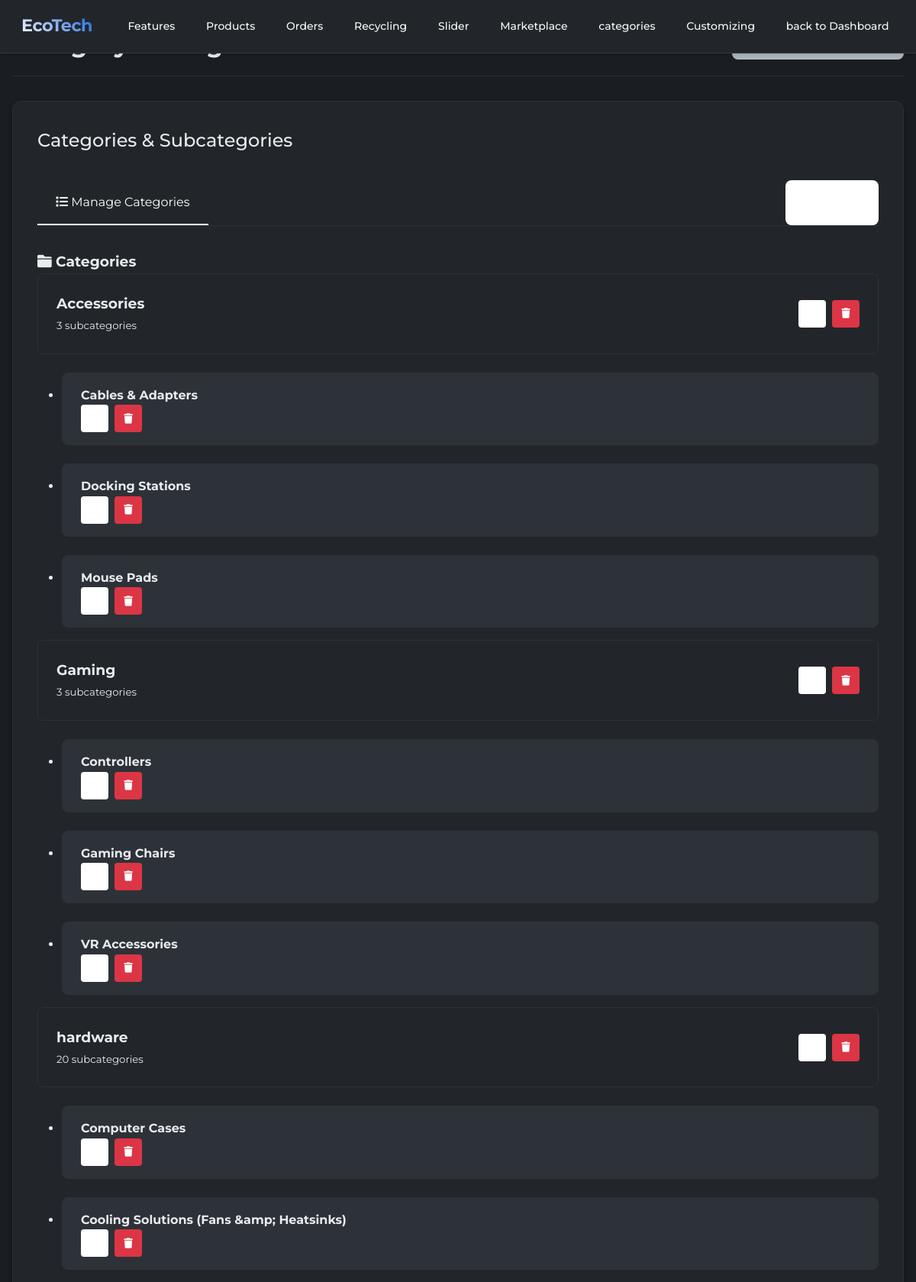
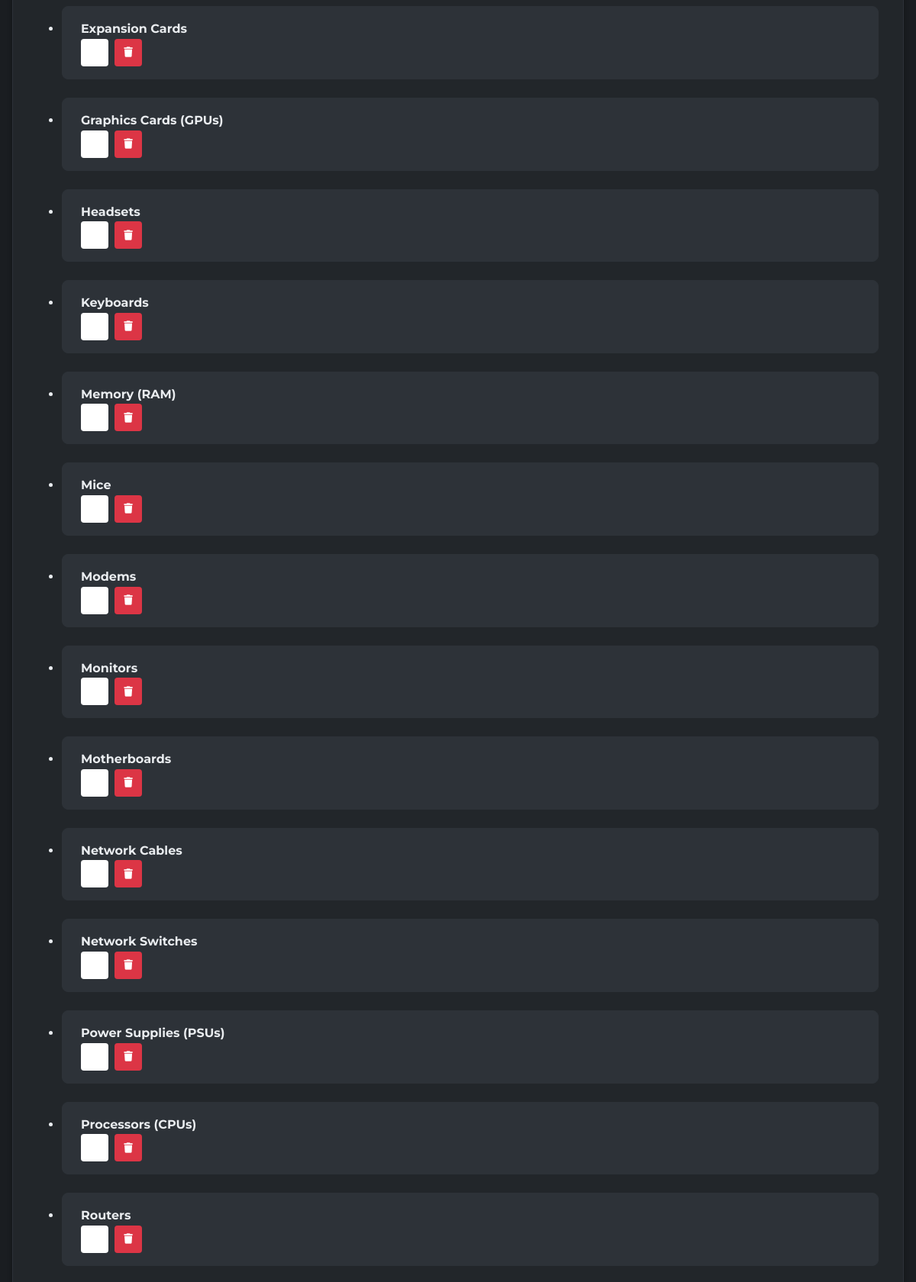
Screenshot of /manage_categories.php (signed in, upper part) with the database file from the repository (2 pictures, top to bottom).
### tables this page shows
CREATE TABLE `categories` (
  `id` int(11) NOT NULL,
  `name` varchar(255) NOT NULL
);

CREATE TABLE `subcategories` (
  `id` int(11) NOT NULL,
  `name` varchar(255) NOT NULL,
  `category_id` int(11) NOT NULL,
  `image_path` varchar(255) DEFAULT NULL
);

### manage_categories.php (the view, shortened to what this page needs)
<?php
include 'db_connect.php';
$stmt = $pdo->query("SELECT * FROM categories ORDER BY name");
$categories = $stmt->fetchAll(PDO::FETCH_ASSOC);
$stmt = $pdo->query("
    SELECT s.id, s.name, s.category_id, c.name as category_name
    FROM subcategories s
    JOIN categories c ON s.category_id = c.id
    ORDER BY c.name, s.name
");
$subcategories = $stmt->fetchAll(PDO::FETCH_ASSOC);
$grouped_subcategories = [];
foreach ($subcategories as $subcategory) {
    $category_id = $subcategory['category_id'];
    if (!isset($grouped_subcategories[$category_id])) {
        $grouped_subcategories[$category_id] = [];
    }
    $grouped_subcategories[$category_id][] = $subcategory;
}
?>
<!DOCTYPE html>
<html lang="en">
<head>
    <?php include 'dash_header.php'; ?>
</head>
<body>
<div class="container">
    <div class="dashboard-header">
        <h1>Category Management</h1>
        <div>
            <a href="dashboard.php" class="btn btn-secondary">
            </a>
        </div>
    </div>
    <div class="category-container">
        <h2 class="category-title">Categories & Subcategories</h2>
        <div class="nav-tabs">
            <div class="nav-tab active" data-tab="manage">
                <i class="fas fa-list"></i> Manage Categories
            </div>
            <button class="btn btn-primary add-new-btn" style="margin-left: auto;">
                <i class="fas fa-plus"></i> Add New
            </button>
        </div>
        <div class="tab-content active" id="manage">
            <div class="category-section">
                <h3 class="category-section-title">
                    <i class="fas fa-folder"></i> Categories
                </h3>
                <?php if (count($categories) > 0): ?>
                    <ul class="category-list">
                        <?php foreach ($categories as $category): ?>
                            <li class="category-item">
                                <div>
                                    <h3><?= htmlspecialchars($category['name']) ?></h3>
                                    <?php if (isset($grouped_subcategories[$category['id']])): ?>
                                        <small><?= count($grouped_subcategories[$category['id']]) ?> subcategories</small>
                                    <?php else: ?>
                                        <small>No subcategories</small>
                                    <?php endif; ?>
                                </div>
                                <div class="category-actions">
                                    <button class="action-btn edit-btn edit-category-btn" data-id="<?= $category['id'] ?>" data-name="<?= htmlspecialchars($category['name']) ?>">
                                        <i class="fas fa-edit"></i>
                                    </button>
                                    <button class="action-btn delete-btn delete-category-btn" data-id="<?= $category['id'] ?>" data-name="<?= htmlspecialchars($category['name']) ?>">
                                        <i class="fas fa-trash"></i>
                                    </button>
                                </div>
                            </li>
                            <?php if (isset($grouped_subcategories[$category['id']])): ?>
                                <?php foreach ($grouped_subcategories[$category['id']] as $subcategory): ?>
                                    <li class="subcategory-item">
                                        <div>
                                            <h4><?= htmlspecialchars($subcategory['name']) ?></h4>
                                        </div>
                                        <div class="category-actions">
                                            <button class="action-btn edit-btn edit-subcategory-btn"
                                                    data-id="<?= $subcategory['id'] ?>"
                                                    data-name="<?= htmlspecialchars($subcategory['name']) ?>"
                                                    data-parent-id="<?= $subcategory['category_id'] ?>">
                                                <i class="fas fa-edit"></i>
                                            </button>
                                            <button class="action-btn delete-btn delete-subcategory-btn"
                                                    data-id="<?= $subcategory['id'] ?>"
                                                    data-name="<?= htmlspecialchars($subcategory['name']) ?>">
                                                <i class="fas fa-trash"></i>
                                            </button>
                                        </div>
                                    </li>
                                <?php endforeach; ?>
                            <?php endif; ?>
                        <?php endforeach; ?>
                    </ul>
                <?php endif; ?>
            </div>
        </div>
    </div>
</div>
</body>
</html>

### rows the page displays
categories: name "Accessories", id "3"
subcategories: name "Cables & Adapters"
subcategories: name "Docking Stations"
subcategories: name "Mouse Pads"
categories: name "Gaming", id "3"
subcategories: name "Controllers"
subcategories: name "Gaming Chairs"
subcategories: name "VR Accessories"
categories: name "hardware", id "20"
subcategories: name "Computer Cases"
subcategories: name "Cooling Solutions (Fans &amp; Heatsinks)"
subcategories: name "Expansion Cards"
subcategories: name "Graphics Cards (GPUs)"
subcategories: name "Headsets"
subcategories: name "Keyboards"
subcategories: name "Memory (RAM)"
subcategories: name "Mice"
subcategories: name "Modems"
subcategories: name "Monitors"
subcategories: name "Motherboards"
subcategories: name "Network Cables"
subcategories: name "Network Switches"
subcategories: name "Power Supplies (PSUs)"
subcategories: name "Processors (CPUs)"
subcategories: name "Routers"
